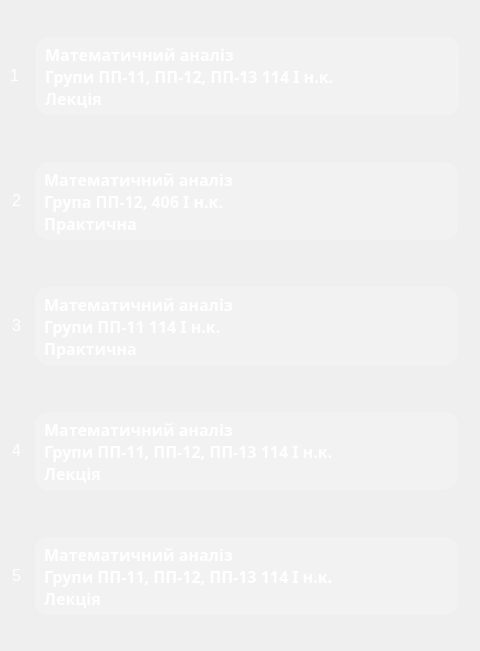
    <widget class="QWidget" name="page_2">
     <widget class="QWidget" name="verticalLayoutWidget_2">
      <property name="geometry">
       <rect>
        <x>0</x>
        <y>11</y>
        <width>471</width>
        <height>631</height>
       </rect>
      </property>
      <layout class="QVBoxLayout" name="verticalLayout_3">
       <property name="spacing">
        <number>20</number>
       </property>
       <property name="leftMargin">
        <number>0</number>
       </property>
       <property name="topMargin">
        <number>0</number>
       </property>
       <property name="rightMargin">
        <number>0</number>
       </property>
       <property name="bottomMargin">
        <number>0</number>
       </property>
       <item>
        <layout class="QHBoxLayout" name="horizontalLayout_11">
         <property name="spacing">
          <number>6</number>
         </property>
         <item>
          <widget class="QLabel" name="label_9">
           <property name="minimumSize">
            <size>
             <width>9</width>
             <height>79</height>
            </size>
           </property>
           <property name="maximumSize">
            <size>
             <width>9</width>
             <height>79</height>
            </size>
           </property>
           <property name="font">
            <font>
             <pointsize>12</pointsize>
            </font>
           </property>
           <property name="styleSheet">
            <string notr="true">color: rgb(255, 255, 255);</string>
           </property>
           <property name="text">
            <string>&lt;html&gt;&lt;head/&gt;&lt;body&gt;&lt;p align=&quot;center&quot;&gt;1&lt;/p&gt;&lt;/body&gt;&lt;/html&gt;</string>
           </property>
          </widget>
         </item>
         <item>
          <widget class="QPushButton" name="first_lesson">
           <property name="minimumSize">
            <size>
             <width>425</width>
             <height>80</height>
            </size>
           </property>
           <property name="maximumSize">
            <size>
             <width>425</width>
             <height>80</height>
            </size>
           </property>
           <property name="font">
            <font>
             <family>Source Code Pro</family>
             <pointsize>12</pointsize>
             <bold>true</bold>
            </font>
           </property>
           <property name="cursor">
            <cursorShape>PointingHandCursor</cursorShape>
           </property>
           <property name="styleSheet">
            <string notr="true">QPushButton {
    background-color: rgba(255, 255, 255, 50);
	border: 2px solid rgba(255, 255, 255, 0);
    color: white;
    border-radius: 15px;
	text-align: left; 
	padding-left: 5px;
    padding: 4px;
}

QPushButton:hover {
        background-color: rgba(255, 255, 255, 85);
}
QPushButton:pressed {
    background-color: rgba(255, 255, 255, 150);
}</string>
           </property>
           <property name="text">
            <string> Математичний аналіз
 Групи ПП-11, ПП-12, ПП-13 114 I н.к.
 Лекція</string>
           </property>
          </widget>
         </item>
        </layout>
       </item>
       <item>
        <layout class="QHBoxLayout" name="horizontalLayout_10">
         <property name="spacing">
          <number>1</number>
         </property>
         <item>
          <widget class="QLabel" name="label_8">
           <property name="minimumSize">
            <size>
             <width>9</width>
             <height>79</height>
            </size>
           </property>
           <property name="maximumSize">
            <size>
             <width>9</width>
             <height>79</height>
            </size>
           </property>
           <property name="font">
            <font>
             <pointsize>12</pointsize>
            </font>
           </property>
           <property name="styleSheet">
            <string notr="true">color: rgb(255, 255, 255);</string>
           </property>
           <property name="text">
            <string>&lt;html&gt;&lt;head/&gt;&lt;body&gt;&lt;p align=&quot;center&quot;&gt;2&lt;/p&gt;&lt;/body&gt;&lt;/html&gt;</string>
           </property>
          </widget>
         </item>
         <item>
          <widget class="QPushButton" name="second_lesson">
           <property name="minimumSize">
            <size>
             <width>425</width>
             <height>80</height>
            </size>
           </property>
           <property name="maximumSize">
            <size>
             <width>425</width>
             <height>80</height>
            </size>
           </property>
           <property name="font">
            <font>
             <family>Source Code Pro</family>
             <pointsize>12</pointsize>
             <bold>true</bold>
            </font>
           </property>
           <property name="cursor">
            <cursorShape>PointingHandCursor</cursorShape>
           </property>
           <property name="styleSheet">
            <string notr="true">QPushButton {
    background-color: rgba(255, 255, 255, 50);
	border: 2px solid rgba(255, 255, 255, 0);
    color: white;
    border-radius: 15px;
	text-align: left; 
	padding-left: 5px;
    padding: 4px;
}

QPushButton:hover {
        background-color: rgba(255, 255, 255, 85);
}
QPushButton:pressed {
    background-color: rgba(255, 255, 255, 150);
}</string>
           </property>
           <property name="text">
            <string> Математичний аналіз
 Група ПП-12, 406 I н.к.
 Практична</string>
           </property>
          </widget>
         </item>
        </layout>
       </item>
       <item>
        <layout class="QHBoxLayout" name="horizontalLayout_9">
         <property name="spacing">
          <number>1</number>
         </property>
         <item>
          <widget class="QLabel" name="label_7">
           <property name="minimumSize">
            <size>
             <width>9</width>
             <height>79</height>
            </size>
           </property>
           <property name="maximumSize">
            <size>
             <width>9</width>
             <height>79</height>
            </size>
           </property>
           <property name="font">
            <font>
             <pointsize>12</pointsize>
            </font>
           </property>
           <property name="styleSheet">
            <string notr="true">color: rgb(255, 255, 255);</string>
           </property>
           <property name="text">
            <string>&lt;html&gt;&lt;head/&gt;&lt;body&gt;&lt;p align=&quot;center&quot;&gt;3&lt;/p&gt;&lt;/body&gt;&lt;/html&gt;</string>
           </property>
          </widget>
         </item>
         <item>
          <widget class="QPushButton" name="third_lesson">
           <property name="minimumSize">
            <size>
             <width>425</width>
             <height>80</height>
            </size>
           </property>
           <property name="maximumSize">
            <size>
             <width>425</width>
             <height>80</height>
            </size>
           </property>
           <property name="font">
            <font>
             <family>Source Code Pro</family>
             <pointsize>12</pointsize>
             <bold>true</bold>
            </font>
           </property>
           <property name="cursor">
            <cursorShape>PointingHandCursor</cursorShape>
           </property>
           <property name="styleSheet">
            <string notr="true">QPushButton {
    background-color: rgba(255, 255, 255, 50);
	border: 2px solid rgba(255, 255, 255, 0);
    color: white;
    border-radius: 15px;
	text-align: left; 
	padding-left: 5px;
    padding: 4px;
}

QPushButton:hover {
        background-color: rgba(255, 255, 255, 85);
}
QPushButton:pressed {
    background-color: rgba(255, 255, 255, 150);
}</string>
           </property>
           <property name="text">
            <string> Математичний аналіз
 Групи ПП-11 114 I н.к.
 Практична</string>
           </property>
          </widget>
         </item>
        </layout>
       </item>
       <item>
        <layout class="QHBoxLayout" name="horizontalLayout_8">
         <property name="spacing">
          <number>1</number>
         </property>
         <item>
          <widget class="QLabel" name="label_6">
           <property name="minimumSize">
            <size>
             <width>9</width>
             <height>79</height>
            </size>
           </property>
           <property name="maximumSize">
            <size>
             <width>9</width>
             <height>79</height>
            </size>
           </property>
           <property name="font">
            <font>
             <pointsize>12</pointsize>
            </font>
           </property>
           <property name="styleSheet">
            <string notr="true">color: rgb(255, 255, 255);</string>
           </property>
           <property name="text">
            <string>&lt;html&gt;&lt;head/&gt;&lt;body&gt;&lt;p align=&quot;center&quot;&gt;4&lt;/p&gt;&lt;/body&gt;&lt;/html&gt;</string>
           </property>
          </widget>
         </item>
         <item>
          <widget class="QPushButton" name="fourth_lesson">
           <property name="minimumSize">
            <size>
             <width>425</width>
             <height>80</height>
            </size>
           </property>
           <property name="maximumSize">
            <size>
             <width>425</width>
             <height>80</height>
            </size>
           </property>
           <property name="font">
            <font>
             <family>Source Code Pro</family>
             <pointsize>12</pointsize>
             <bold>true</bold>
            </font>
           </property>
           <property name="cursor">
            <cursorShape>PointingHandCursor</cursorShape>
           </property>
           <property name="styleSheet">
            <string notr="true">QPushButton {
    background-color: rgba(255, 255, 255, 50);
	border: 2px solid rgba(255, 255, 255, 0);
    color: white;
    border-radius: 15px;
	text-align: left; 
	padding-left: 5px;
    padding: 4px;
}

QPushButton:hover {
        background-color: rgba(255, 255, 255, 85);
}
QPushButton:pressed {
    background-color: rgba(255, 255, 255, 150);
}</string>
           </property>
           <property name="text">
            <string> Математичний аналіз
 Групи ПП-11, ПП-12, ПП-13 114 I н.к.
 Лекція</string>
           </property>
          </widget>
         </item>
        </layout>
       </item>
       <item>
        <layout class="QHBoxLayout" name="horizontalLayout_2">
         <property name="spacing">
          <number>1</number>
         </property>
         <property name="sizeConstraint">
          <enum>QLayout::SetFixedSize</enum>
         </property>
         <item>
          <widget class="QLabel" name="label_4">
           <property name="minimumSize">
            <size>
             <width>9</width>
             <height>79</height>
            </size>
           </property>
           <property name="maximumSize">
            <size>
             <width>9</width>
             <height>79</height>
            </size>
           </property>
           <property name="font">
            <font>
             <pointsize>12</pointsize>
            </font>
           </property>
           <property name="styleSheet">
            <string notr="true">color: rgb(255, 255, 255);</string>
           </property>
           <property name="text">
            <string>&lt;html&gt;&lt;head/&gt;&lt;body&gt;&lt;p align=&quot;center&quot;&gt;5&lt;/p&gt;&lt;/body&gt;&lt;/html&gt;</string>
           </property>
          </widget>
         </item>
         <item>
          <widget class="QPushButton" name="five_lesson">
           <property name="minimumSize">
            <size>
             <width>425</width>
             <height>80</height>
            </size>
           </property>
           <property name="maximumSize">
            <size>
             <width>425</width>
             <height>80</height>
            </size>
           </property>
           <property name="font">
            <font>
             <family>Source Code Pro</family>
             <pointsize>12</pointsize>
             <bold>true</bold>
            </font>
           </property>
           <property name="cursor">
            <cursorShape>PointingHandCursor</cursorShape>
           </property>
           <property name="styleSheet">
            <string notr="true">QPushButton {
    background-color: rgba(255, 255, 255, 50);
	border: 2px solid rgba(255, 255, 255, 0);
    color: white;
    border-radius: 15px;
	text-align: left; 
	padding-left: 5px;
    padding: 4px;
}

QPushButton:hover {
        background-color: rgba(255, 255, 255, 85);
}
QPushButton:pressed {
    background-color: rgba(255, 255, 255, 150);
}</string>
           </property>
           <property name="text">
            <string> Математичний аналіз
 Групи ПП-11, ПП-12, ПП-13 114 I н.к.
 Лекція</string>
           </property>
          </widget>
         </item>
        </layout>
       </item>
      </layout>
     </widget>
    </widget>
